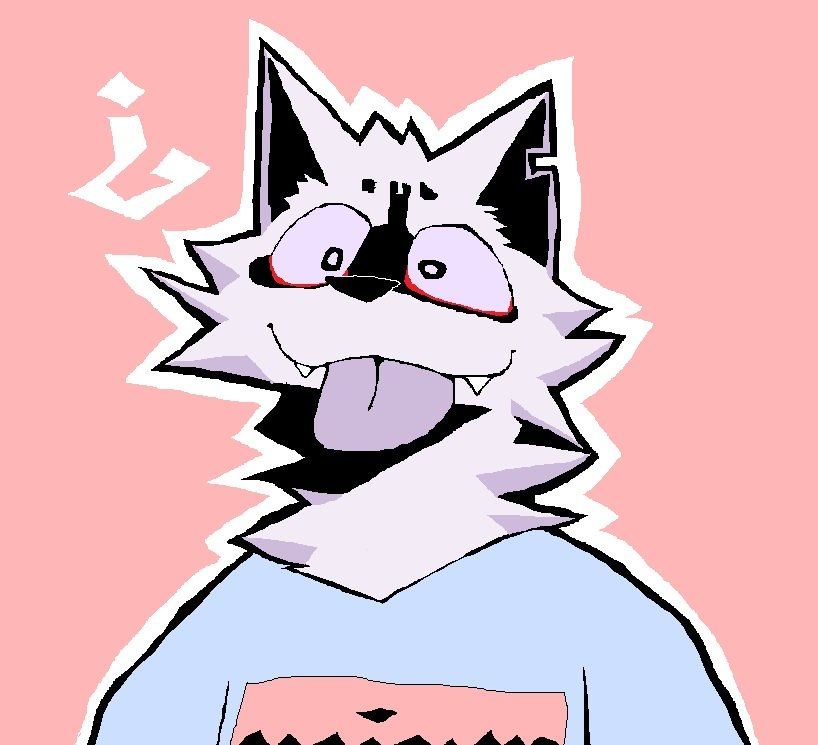
#> input picture data/testingimage.jpg, 818 x 745 px
$ python strip.py
#> lines starting #> are read from the running program, lines starting #| are printed output that depends on the picture
from PIL import Image
import struct

img = Image.open("./data/testingimage.jpg")
#> img is the input picture: PIL image 818x745 RGB; mean R, G, B 222.9, 185, 192.5
img = img.convert("RGB")
img = img.resize((400, 400))
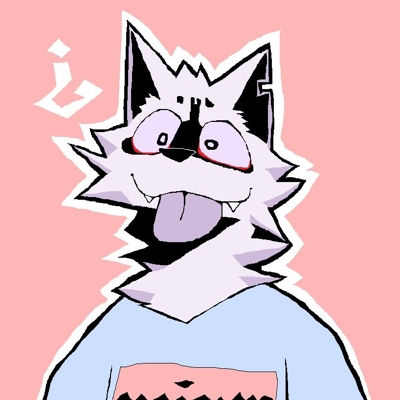
#> img: PIL image 400x400 RGB; mean R, G, B 223, 185.1, 192.5

w, h = img.size
#> w = 400; h = 400

pixels = list(img.getdata())
#> pixels = 160000 items

bytes = bytearray()

for r, g, b in pixels:
    bytes.extend([r, g, b])

with open("iso/file/image.bin", "wb") as bin_file:
    bin_file.write(bytes)

print(f"Written {w * h * 3} bytes ({w * h * 3 / 1000} Kbyte)")
#| Written 480000 bytes (480.0 Kbyte)
